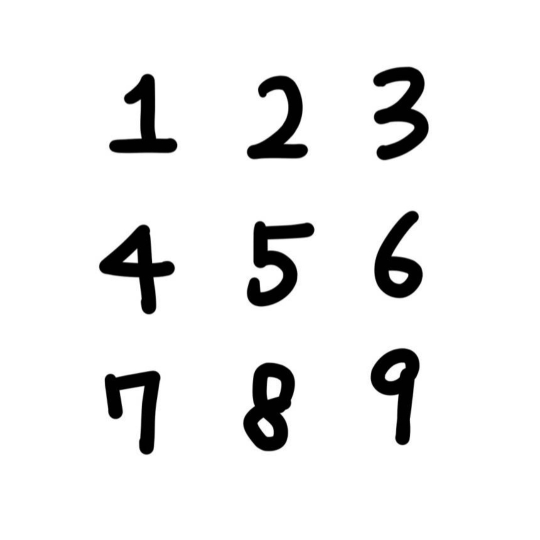
#> input picture 3rd_qualification/learning_model/Tensorflow/test1.jpg, 1080 x 1079 px, given in place of the camera (shown at 1/2 size)
$ python get_hsv.py
#> lines starting #> are read from the running program, lines starting #| are printed output that depends on the picture
#> further down, image_src is the input picture: shape (1079, 1080, 3); min 0, max 255, mean 236.4
#> `image_hsv = cv2.cvtColor(image_src, cv2.COLOR_BGR2HSV)`: image_hsv: shape (1079, 1080, 3); mean H, S, V 0, 0, 236.4
import cv2
import numpy as np

image_hsv = None
image_mask = None
pixel = (20, 60, 80)
cap = cv2.VideoCapture(0)


def pick_color(event,x,y,flags,param):
    global image_mask
    if event == cv2.EVENT_LBUTTONDOWN:
        pixel = image_hsv[y,x]

        upper = np.array([pixel[0] + 10, pixel[1] + 10, pixel[2] + 40])
        lower = np.array([pixel[0] - 10, pixel[1] - 10, pixel[2] - 40])
        print(pixel, lower, upper)

        image_mask = cv2.inRange(image_hsv,lower,upper)
        cv2.imshow('mask', image_mask)


def stackImages(scale, imgArray):
#> called with scale = 0.9
    rows = len(imgArray)
#> rows = 2
    cols = len(imgArray[0])
#> cols = 1079
    rowsAvailable = isinstance(imgArray[0], list)
#> rowsAvailable = False
    width = imgArray[0][0].shape[1]
#> width = 3
    height = imgArray[0][0].shape[0]
#> height = 1080
    if rowsAvailable:
        for x in range ( 0, rows):
            for y in range(0, cols):
                if imgArray[x][y].shape[:2] == imgArray[0][0].shape [:2]:
                    imgArray[x][y] = cv2.resize(imgArray[x][y], (0, 0), None, scale, scale)
                else:
                    imgArray[x][y] = cv2.resize(imgArray[x][y], (imgArray[0][0].shape[1], imgArray[0][0].shape[0]), None, scale, scale)
                if len(imgArray[x][y].shape) == 2: imgArray[x][y]= cv2.cvtColor( imgArray[x][y], cv2.COLOR_GRAY2BGR)
        imageBlank = np.zeros((height, width, 3), np.uint8)
        hor = [imageBlank]*rows
        hor_con = [imageBlank]*rows
        for x in range(0, rows):
            hor[x] = np.hstack(imgArray[x])
        ver = np.vstack(hor)
    else:
        for x in range(0, rows):
            if imgArray[x].shape[:2] == imgArray[0].shape[:2]:
                imgArray[x] = cv2.resize(imgArray[x], (0, 0), None, scale, scale)
            else:
                imgArray[x] = cv2.resize(imgArray[x], (imgArray[0].shape[1], imgArray[0].shape[0]), None,scale, scale)
            if len(imgArray[x].shape) == 2: imgArray[x] = cv2.cvtColor(imgArray[x], cv2.COLOR_GRAY2BGR)
#> after the loop, imgArray = 2 items
        hor= np.hstack(imgArray)
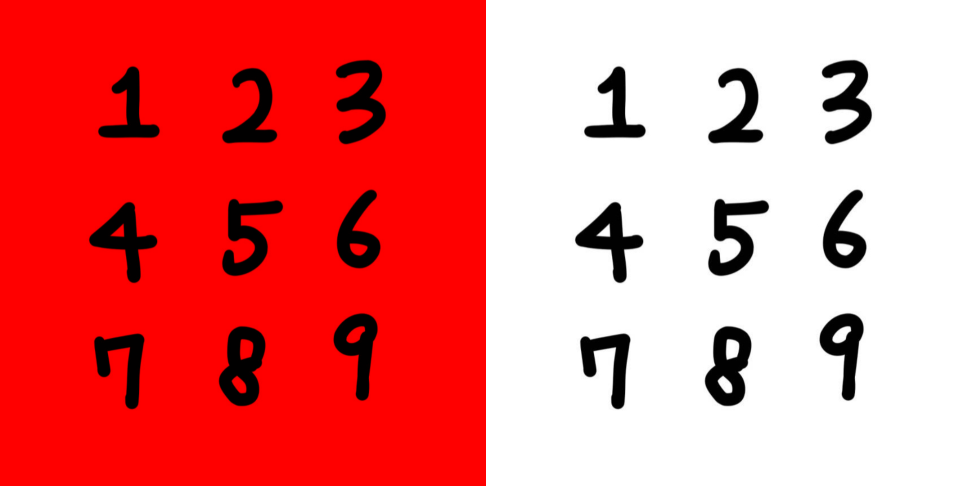
#> hor: shape (971, 1944, 3) (shown at 1/2 size); mean of channels 0, 1, 2 118.2, 118.2, 236.3; drawn as B, G, R
        ver = hor
    return ver


while True:
    image_hsv, pixel

    ret, image_src = cap.read()
    if image_src is None:
        print("the image read is None............")
        break

    cv2.namedWindow('hsv')
    cv2.setMouseCallback('hsv', pick_color)

    image_hsv = cv2.cvtColor(image_src, cv2.COLOR_BGR2HSV)

    stack = stackImages(0.9, ([image_hsv, image_src]))
    cv2.imshow('hsv', stack)

    if cv2.waitKey(1) & 0xFF == ord('q'):
#> (key q is pressed here)
        break

cv2.destroyAllWindows()

$ run again, on 3rd_qualification/learning_model/Tensorflow/test3.png
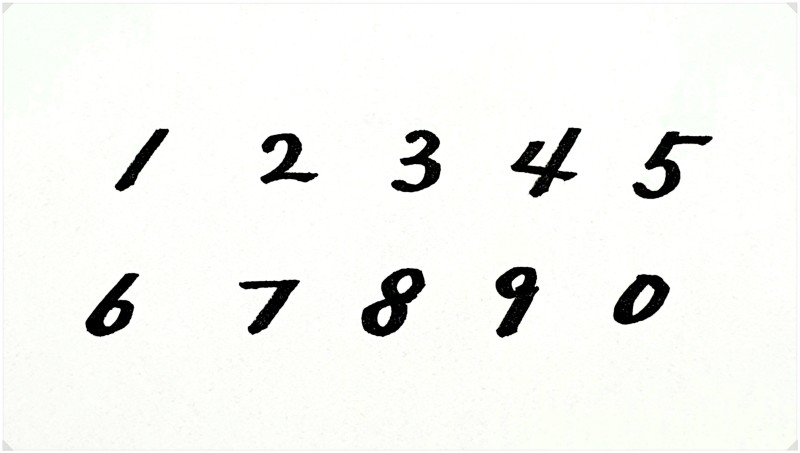
#> input picture 3rd_qualification/learning_model/Tensorflow/test3.png, 800 x 453 px, given in place of the camera
#> image_src is the input picture: shape (453, 800, 3); mean B, G, R 240.5, 243.7, 243
#> image_hsv: shape (453, 800, 3); mean H, S, V 29.9, 4.7, 243.7
#> rows = 2
#> cols = 453
#> rowsAvailable = False
#> after the loop in stackImages, `for x in range(0, rows):`: imgArray = 2 items
#> in stackImages, `hor= np.hstack(imgArray)`:
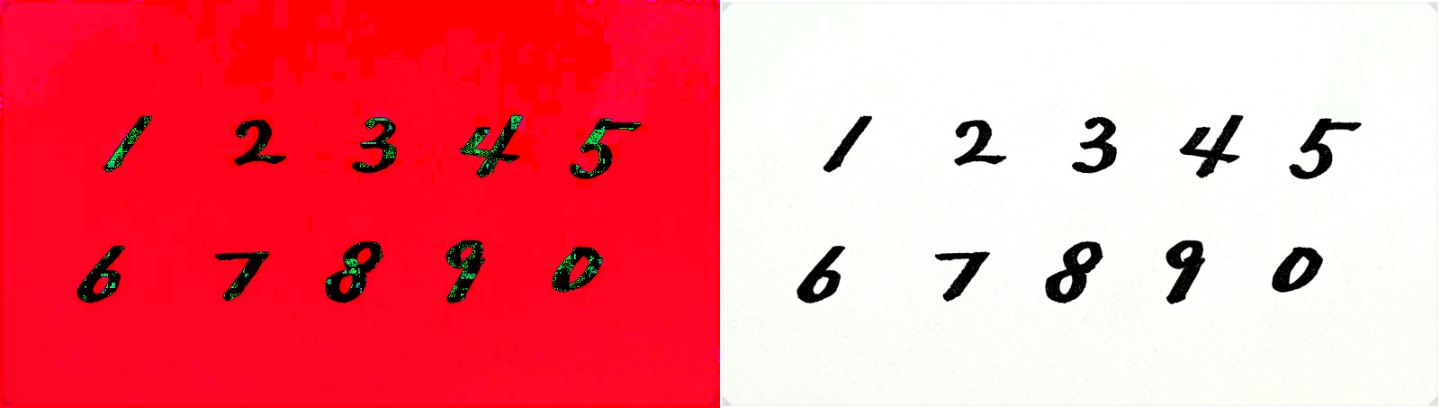
#> hor: shape (408, 1440, 3); mean of channels 0, 1, 2 135.1, 124.1, 243.3; drawn as B, G, R
